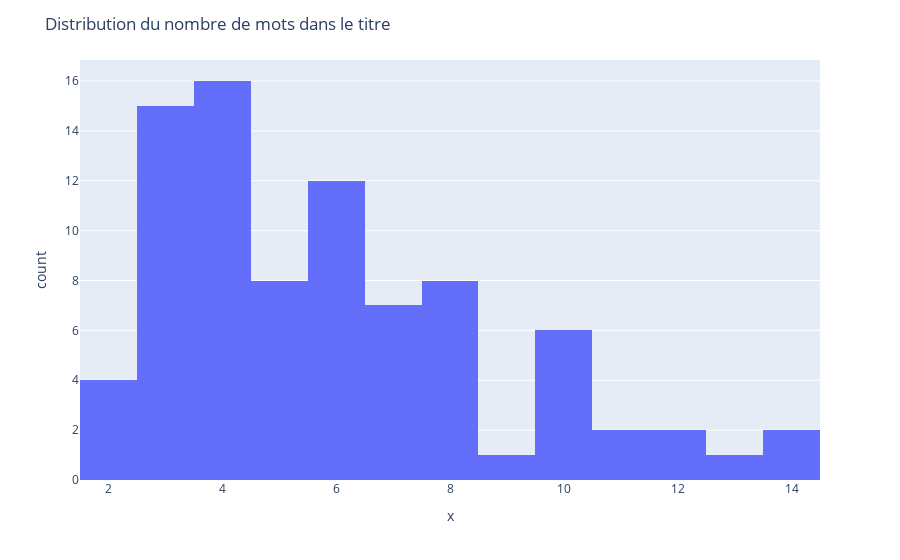

Notebook code cell kept with this figure:
### Markdown cell above
### Title

### Code cell
title_lengths = [len(i['title'].split(' ')) for i in train]

fig = px.histogram(x=title_lengths)
fig.update_layout(title_text='Distribution du nombre de mots dans le titre')

### Figure 1 — Plotly figure (JSON) as saved in the notebook; plotly's stock layout.template omitted (floating-point values rounded to 4 significant figures)
{"data": [{"alignmentgroup": "True", "bingroup": "x", "hovertemplate": "x=%{x}<br>count=%{y}<extra></extra>", "legendgroup": "", "marker": {"color": "#636efa"}, "name": "", "offsetgroup": "", "orientation": "v", "showlegend": false, "type": "histogram", "x": [5, 4, 9, 5, 3, 3, 7, 7, 6, 6, 4, 4, 4, 3, 8, 4, 3, 7, 3, 7, 6, 10, 2, 6, 5, 5, 3, 7, 4, 5, 3, 7, 2, 10, 4, 6, 12, 3, 8, 13, 8, 4, 10, 5, 11, 10, 4, 4, 8, 7, 10, 3, 8, 11, 4, 14, 6, 2, 6, 6, 8, 8, 14, 3, 5, 6, 2, 4, 3, 4, 10, 3, 8, 6, 5, 4, 3, 6, 6, 4, 12, 3, 4, 3], "xaxis": "x", "yaxis": "y"}], "layout": {"barmode": "relative", "legend": {"tracegroupgap": 0}, "margin": {"t": 60}, "title": {"text": "Distribution du nombre de mots dans le titre"}, "xaxis": {"anchor": "y", "domain": [0, 1], "title": {"text": "x"}}, "yaxis": {"anchor": "x", "domain": [0, 1], "title": {"text": "count"}}}}
